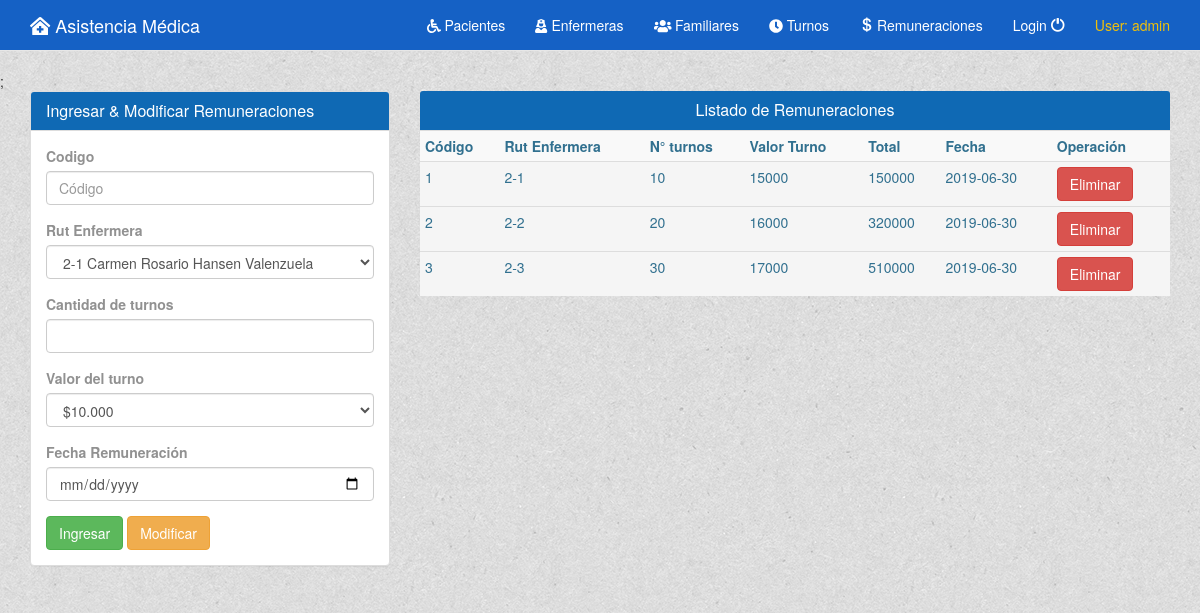
Page /Vision/GuiRemuneracion.php (signed in) on the committed database.
### tables this page shows
CREATE TABLE remuneracion(
    codigo INT PRIMARY KEY NOT NULL AUTO_INCREMENT,
    rutenfermera VARCHAR(10),
    cantturnos INT,
    valorturn INT,
    total INT,
    fecharemuneracion DATE,
    CONSTRAINT fkrutEnfer FOREIGN KEY(rutenfermera) REFERENCES enfermera(rut) ON DELETE CASCADE ON UPDATE CASCADE
);

### Modelo/Enfermera.php (called while the page is built, shortened)
<?php
require_once("../Datos/Conexion.php");
class Enfermera
{
    public function listarEnfermera()
    {
        $conex = new Conexion();
        $conex->abrirConexionURL();
        $sql = "SELECT * FROM ENFERMERA";
        $result = $conex->ejecutarTransaccion($sql);
        return $result;
    }
}

### Datos/Conexion.php (called while the page is built, shortened)
<?php
class Conexion
{
    private $usuario = "root";
    private $clave = "2020";
    private $host = "127.0.0.1";
    private $bdatos = "bdasistencia";
    public function abrirConexionURL()
    {
        $this->conex = mysqli_connect($this->host, $this->usuario, $this->clave, $this->bdatos) or die("Error de URL");
        return $this->conex;
    }
    public function ejecutarTransaccion($sql)
    {
        $conex = $this->abrirConexionURL();
        $result = mysqli_query($conex, $sql);
        return $result;
    }
}

### Modelo/Remuneracion.php (called while the page is built, shortened)
<?php
require_once("../Datos/Conexion.php");
class Remuneracion {
    public function listarRemuneracion() {
        $conex = new Conexion();
        $conex->abrirConexionURL();
        $sql = "SELECT * FROM REMUNERACION";
        $result = $conex->ejecutarTransaccion($sql);
        return $result;
    }
}
?>

### Vision/GuiRemuneracion.php (the view, shortened to what this page needs)
<!DOCTYPE html>
<html lang="es">
<head>
    <link href="../Bootstrap/css/bootstrap.min.css" rel="stylesheet" />
    <link rel="stylesheet" href="../Bootstrap/css/estilos.css">
</head>
<body>
    <?php include('Barra.php'); ?>;
    <div class="container">
        <div class="row">
            <div class="col-md-4">
                <div class="row">
                    <div class="col-md-12">
                        <div class="panel panel-default">
                            <div class="panel-heading">
                                <h3 class="panel-title">
                                    Ingresar & Modificar Remuneraciones
                                </h3>
                            </div>
                            <div class="panel-body">
                                <form id="tab" action="../Control/TRemuneracion.php" method="post">
                                    <div class="form-group">
                                        <label for="codigo">Codigo</label>
                                        <input type="number" class="form-control" id="codigo" name="codigo" placeholder="Código" min="" required>
                                    </div>
                                    <div class="form-group">
                                        <label for="rutenfermera">Rut Enfermera</label>
                                        <select class="form-control" name="rutenfermera">
                                            <?php
                                            require_once('../Modelo/Enfermera.php');
                                            $objClie = new Enfermera();
                                            $datos = $objClie->listarEnfermera();
                                            while ($reg = mysqli_fetch_row($datos)) {
                                                echo "<option value='" . $reg[0] . "'>" . $reg[0] . " " . $reg[1] . " " . $reg[2] . "</option>";
                                            }
                                            ?>
                                        </select>
                                    </div>
                                    <div class="form-group">
                                        <label for="cantturnos">Cantidad de turnos</label>
                                        <input type="number" class="form-control" id="cantturnos" name="cantturnos" min="1" required>
                                    </div>
                                    <div class="form-group">
                                        <label for="valorturn">Valor del turno</label>
                                        <select class="form-control" name="valorturn">
                                            <option value="10000">$10.000</option>
                                        </select>
                                    </div>
                                    <div class="form-group">
                                        <label for="fecharemuneracion">Fecha Remuneración</label>
                                        <input type="date" class="form-control" id="fecharemuneracion" name="fecharemuneracion" required>
                                    </div>
                                    <button type="submit" class="btn btn-success" name="OK" value="Ingresar">Ingresar</button>
                                    <button type="submit" class="btn btn-warning" name="OK1" value="Modificar">Modificar</button>
                                </form>
                            </div>
                        </div>
                    </div>
                </div>
            </div>
            <div class="col-md-8">
                <div class="row">
                    <div class="col-md-12">
                        <div class="panel-heading text-center">
                            <h3 class="panel-title">
                                Listado de Remuneraciones
                            </h3>
                        </div>
                        <form id="tab" action="../Control/TRemuneracion.php" method="post">
                            <table class="table table-striped text-info table-condensed">
                                <tr>
                                    <th>Código</th>
                                    <th>Rut Enfermera</th>
                                    <th>N° turnos</th>
                                    <th>Valor Turno</th>
                                    <th>Total</th>
                                    <th>Fecha</th>
                                    <th>Operación</th>
                                </tr>
                                <?php
                                require_once('../Modelo/Remuneracion.php');
                                $objCat = new Remuneracion();
                                $datos = $objCat->listarRemuneracion();
                                while ($reg = mysqli_fetch_row($datos)) {
                                    echo "<tr class='active'>";
                                    echo "<td>" . $reg[0] . "</td>";
                                    echo "<td>" . $reg[1] . "</td>";
                                    echo "<td>" . $reg[2] . "</td>";
                                    echo "<td>" . $reg[3] . "</td>";
                                    echo "<td>" . $reg[4] . "</td>";
                                    echo "<td>" . $reg[5] . "</td>";
                                    echo "<td>";
                                    echo "<form id='tab' action='../Control/TRemuneracion.php' method='post'>" .
                                        "<input type='hidden' id='codigo' name='codigo' value=" . $reg[0] . ">
                                     <button type='submit' class='btn btn-danger' name='OK2' value='Eliminar'>Eliminar</button>";
                                    echo "</form >";
                                    echo "</td>";
                                    echo "</tr>";
                                }
                                ?>
                            </table>
                        </form>
                    </div>
                </div>
            </div>
        </div>
</body>
</html>

### rows in the picture
remuneracion: codigo "1", rutenfermera "2-1", cantturnos "10", valorturn "15000", total "150000", fecharemuneracion "2019-06-30"
remuneracion: codigo "2", rutenfermera "2-2", cantturnos "20", valorturn "16000", total "320000", fecharemuneracion "2019-06-30"
remuneracion: codigo "3", rutenfermera "2-3", cantturnos "30", valorturn "17000", total "510000", fecharemuneracion "2019-06-30"

### other values in the picture
$nombre "admin"
form field rutenfermera "2-1 Carmen Rosario Hansen Valenzuela"
